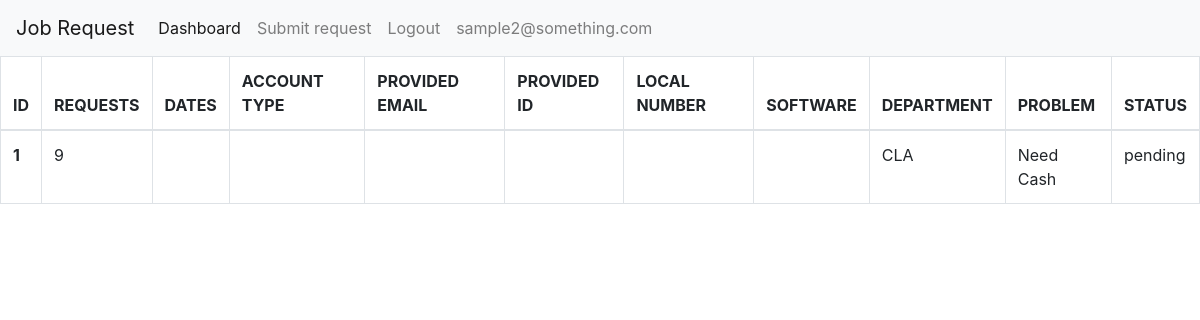
Page /dashboard.php (signed in) on the committed database.
### tables this page shows
CREATE TABLE `requests` (
  `id` int(11) NOT NULL,
  `request` varchar(255) NOT NULL,
  `dates` varchar(255) NOT NULL,
  `account_type` varchar(255) NOT NULL,
  `provided_email` varchar(255) NOT NULL,
  `provided_id` varchar(255) NOT NULL,
  `local_number` varchar(20) DEFAULT NULL,
  `software` varchar(255) NOT NULL,
  `dept` varchar(255) NOT NULL,
  `problem` varchar(255) NOT NULL,
  `status` varchar(255) NOT NULL DEFAULT 'pending',
  `email` varchar(255) NOT NULL
);

### dashboard.php (the view, shortened to what this page needs)
<?php
    include 'config.php';
?>
<!DOCTYPE html>
<html lang="en">
<head>
    <link rel="stylesheet" href="https://cdn.jsdelivr.net/npm/bootstrap@4.0.0/dist/css/bootstrap.min.css">
</head>
<body>
    <?php
        $sess = $_SESSION["EMAIL"];
        $sql = "SELECT * from requests where email ='$sess'";
        $sqlQuery = mysqli_query($con,$sql);
    ?>
    <nav class="navbar navbar-expand-lg navbar-light bg-light">
        <a class="navbar-brand" href="index.php">Job Request</a>
        <div class="collapse navbar-collapse" id="navbarNavAltMarkup">
            <div class="navbar-nav">
                <a class="nav-item nav-link active" href="#">Dashboard</a>
                <a class="nav-item nav-link" href="request.php">Submit request</a>
                <a class="nav-item nav-link" href="logout.php">Logout</a>
                <a class="nav-item nav-link" style="pointer-events:none"> <?php echo $_SESSION["EMAIL"]; ?></a>
            </div>
        </div>
    </nav>
    <table class="table table-bordered table-hover table-responsive-xl">
        <thead>
            <tr>
                <th scope="col">ID</th>
                <th scope="col">REQUESTS</th>
                <th scope="col">DATES</th>
                <th scope="col">ACCOUNT TYPE</th>
                <th scope="col">PROVIDED EMAIL</th>
                <th scope="col">PROVIDED ID</th>
                <th scope="col">LOCAL NUMBER</th>
                <th scope="col">SOFTWARE</th>
                <th scope="col">DEPARTMENT</th>
                <th scope="col">PROBLEM</th>
                <th scope="col">STATUS</th>
            </tr>
        </thead>
        <tbody>
            <?php
                $num = 1;
                if($sqlQuery){
                    while($row=mysqli_fetch_assoc($sqlQuery)){
                        $id = $num;
                        $request = $row['request'];
                        $dates = $row['dates'];
                        $type = $row['account_type'];
                        $email = $row['provided_email'];
                        $pid = $row['provided_id'];
                        $number = $row['local_number'];
                        $software = $row['software'];
                        $dept = $row['dept'];
                        $problem = $row['problem'];
                        $status = $row['status'];
                        echo '
                        <tr>
                          <th scope="row">'.$id.'</th>
                          <td>'.$request.'</td>
                          <td>'.$dates.'</td>
                          <td>'.$type.'</td>
                          <td>'.$email.'</td>
                          <td>'.$pid.'</td>
                          <td>'.$number.'</td>
                          <td>'.$software.'</td>
                          <td>'.$dept.'</td>
                          <td>'.$problem.'</td>
                          <td>'.$status.'</td>
                        </tr>
                        ';
                        $num++;
                    }
                }
            ?>
        </tbody>
    </table>
</body>
</html>

### rows in the picture
requests: id "1", request "9", dept "CLA", problem "Need Cash", status "pending"

### other values in the picture
$_SESSION["EMAIL"] "sample2@something.com"
